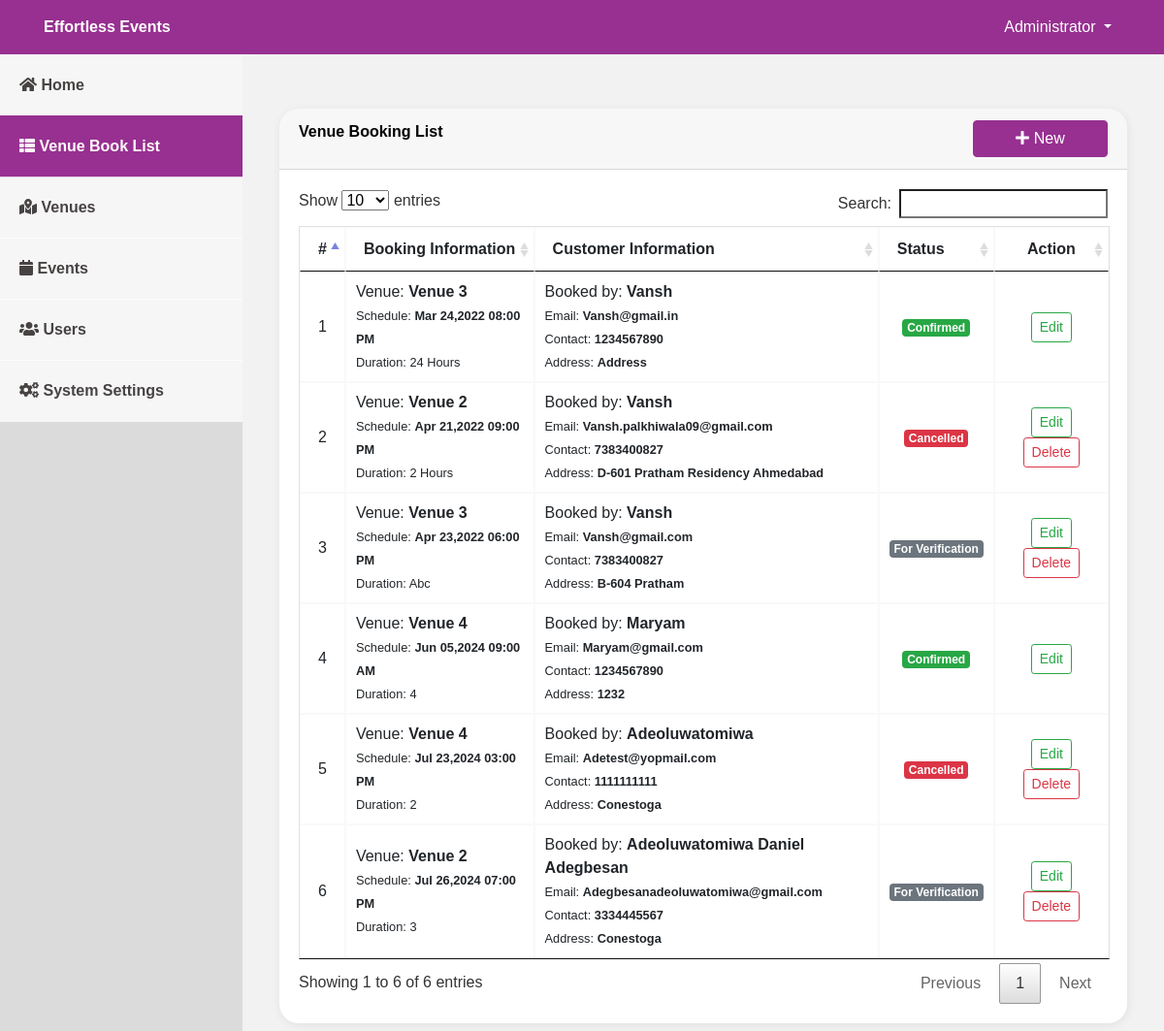
Page /admin/index.php?page=booking (signed in) on the earlier database version.
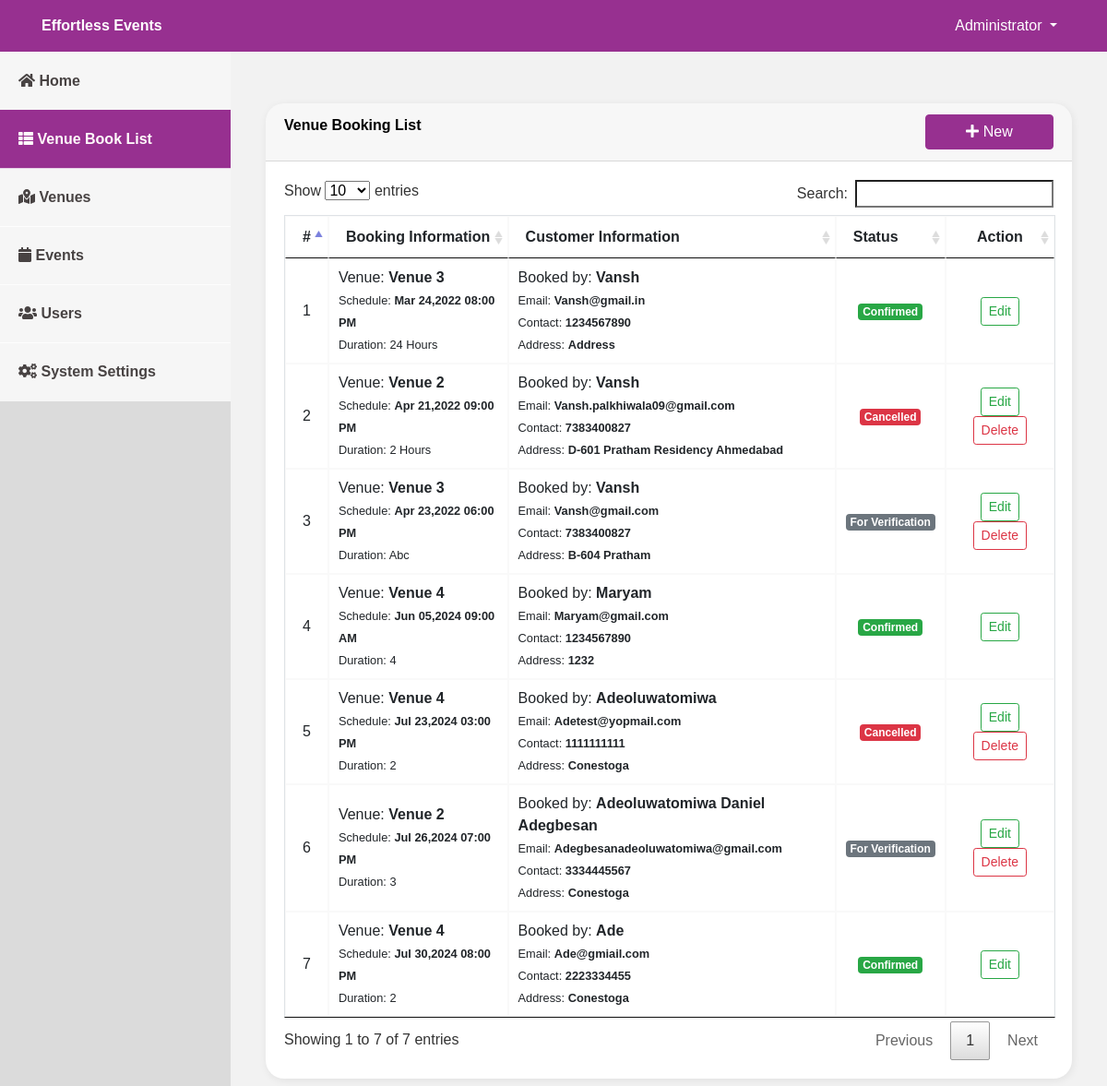
Same page on the later database version.
### tables this page shows
CREATE TABLE `venue_booking` (
  `id` int(30) NOT NULL,
  `name` text NOT NULL,
  `address` text NOT NULL,
  `email` varchar(100) NOT NULL,
  `contact` varchar(100) NOT NULL,
  `venue_id` int(30) NOT NULL,
  `duration` varchar(100) NOT NULL,
  `datetime` datetime NOT NULL,
  `status` tinyint(1) NOT NULL DEFAULT 0 COMMENT '0-for verification,1=confirmed,2=canceled'
);

CREATE TABLE `venue` (
  `id` int(30) NOT NULL,
  `venue` text NOT NULL,
  `address` text NOT NULL,
  `description` text NOT NULL,
  `rate` float NOT NULL
);

### admin/booking.php (the view, shortened to what this page needs)
<?php include('db_connect.php');?>
<div class="container-fluid">
	<div class="col-lg-12">
		<div class="row">
			<div class="col-md-12">
				<div class="card">
					<div class="card-header">
						<b>Venue Booking List</b>
						<span class="">
							<button class="btn btn-theme btn-block btn-md col-sm-2 float-right" type="button" id="new_book">
					<i class="fa fa-plus"></i> New</button>
				</span>
					</div>
					<div class="card-body">
						<table class="table table-bordered table-condensed table-hover">
							<thead>
								<tr>
									<th class="text-center">#</th>
									<th class="">Booking Information</th>
									<th class="">Customer Information</th>
									<th class="">Status</th>
									<th class="text-center">Action</th>
								</tr>
							</thead>
							<tbody>
								<?php
								$i = 1;
								$booking = $conn->query("SELECT b.*,v.venue from venue_booking b inner join venue v on v.id = b.venue_id");
								while($row=$booking->fetch_assoc()):
								?>
								<tr>
									<td class="text-center"><?php echo $i++ ?></td>
									<td class="">
										 <p>Venue: <b><?php echo ucwords($row['venue']) ?></b></p>
										 <p><small>Schedule: <b><?php echo date("M d,Y h:i A",strtotime($row['datetime'])) ?></b></small></p>
										 <p><small>Duration: <?php echo ucwords($row['duration']) ?></small></p>
									</td>
									<td class="">
										 <p>Booked by: <b><?php echo  ucwords($row['name']) ?></b></p>
										 <p><small>Email: <b><?php echo  ucwords($row['email']) ?></b></small></p>
										 <p><small>Contact: <b><?php echo  ucwords($row['contact']) ?></b></small></p>
										 <p><small>Address: <b><?php echo  ucwords($row['address']) ?></b></small></p>
									</td>
									<td class="text-center">
										 <?php if($row['status'] == 0): ?>
										 	<span class="badge badge-secondary">For Verification</span>
										 <?php elseif($row['status'] == 1): ?>
										 	<span class="badge badge-success">Confirmed</span>
										<?php elseif($row['status'] == 2): ?>
										 	<span class="badge badge-danger">Cancelled</span>
										 <?php endif; ?>
									</td>
									<td class="text-center">
										<button class="btn btn-sm btn-outline-success edit_book" type="button" data-id="<?php echo $row['id'] ?>" >Edit</button>
										<?php if(in_array($row['status'],array(0,2))): ?>
										<button class="btn btn-sm btn-outline-danger delete_book" type="button" data-id="<?php echo $row['id'] ?>">Delete</button>
										 <?php endif; ?>
									</td>
								</tr>
								<?php endwhile; ?>
							</tbody>
						</table>
					</div>
				</div>
			</div>
		</div>
	</div>
</div>

### admin/index.php (shortened to what this page needs)
<!DOCTYPE html>
<html lang="en">
<head>
    <?php
 include('./header.php');
 ?>
</head>
<body>
    <?php include 'topbar.php' ?>
    <?php include 'navbar.php' ?>
    <main id="view-panel">
        <?php $page = isset($_GET['page']) ? $_GET['page'] :'home'; ?>
        <?php include $page.'.php' ?>
    </main>
</body>
</html>

### admin/header.php (shortened to what this page needs)
  <link rel="stylesheet" href="assets/font-awesome/css/all.min.css">
<link href="assets/vendor/bootstrap/css/bootstrap.min.css" rel="stylesheet">
<link href="assets/vendor/icofont/icofont.min.css" rel="stylesheet">
<link href="assets/vendor/boxicons/css/boxicons.min.css" rel="stylesheet">
<link href="assets/vendor/venobox/venobox.css" rel="stylesheet">
<link href="assets/vendor/animate.css/animate.min.css" rel="stylesheet">
<link href="assets/vendor/remixicon/remixicon.css" rel="stylesheet">
<link href="assets/vendor/owl.carousel/assets/owl.carousel.min.css" rel="stylesheet">
<link href="assets/vendor/bootstrap-datepicker/css/bootstrap-datepicker.min.css" rel="stylesheet">
<link href="assets/DataTables/datatables.min.css" rel="stylesheet">
<link href="assets/css/jquery.datetimepicker.min.css" rel="stylesheet">
<link href="assets/css/select2.min.css" rel="stylesheet">
<link href="assets/css/style.css" rel="stylesheet">
<link type="text/css" rel="stylesheet" href="assets/css/jquery-te-1.4.0.css">

### admin/topbar.php (shortened to what this page needs)
<nav class="navbar navbar-light fixed-top bg-theme" style="padding:0;min-height: 3.5rem">
    <div class="container-fluid mt-2 mb-2">
        <div class="col-lg-12">
            <div class="col-md-4 float-left text-white">
                <large><b><?php echo isset($_SESSION['system']['name']) ? $_SESSION['system']['name'] : '' ?></b>
                </large>
            </div>
            <div class="float-right">
                <div class=" dropdown mr-4">
                    <a href="#" class="text-white dropdown-toggle" id="account_settings" data-toggle="dropdown"
                        aria-haspopup="true" aria-expanded="false"><?php echo $_SESSION['login_name'] ?> </a>
                </div>
            </div>
        </div>
</nav>

### admin/navbar.php (shortened to what this page needs)
<nav id="sidebar" class='mx-lt-5'>
    <div class="sidebar-list">
        <a href="index.php?page=home" class="nav-item nav-home"><span class='icon-field'><i
                    class="fa fa-home"></i></span> Home</a>
        <a href="index.php?page=booking" class="nav-item nav-booking"><span class='icon-field'><i
                    class="fa fa-th-list"></i></span> Venue Book List</a>
        <a href="index.php?page=venue" class="nav-item nav-venue"><span class='icon-field'><i
                    class="fa fa-map-marked-alt"></i></span> Venues</a>
        <a href="index.php?page=events" class="nav-item nav-events"><span class='icon-field'><i
                    class="fa fa-calendar"></i></span> Events</a>
        </div>
        <?php if($_SESSION['login_type'] == 1): ?>
        <a href="index.php?page=users" class="nav-item nav-users"><span class='icon-field'><i
                    class="fa fa-users"></i></span> Users</a>
        <a href="index.php?page=site_settings" class="nav-item nav-site_settings"><span class='icon-field'><i
                    class="fa fa-cogs"></i></span> System Settings</a>
        <?php endif; ?>
</nav>

### admin/assets/css/style.css (style rules this page uses)
body { font-family: "Montserrat", sans-serif; color: #000; width: 100%; height: calc(100%); }
a { color: #1977cc; }
nav#sidebar { height: calc(100%); position: fixed; z-index: 99; left: 0; width: 250px; background-repeat: no-repeat; background-size: cover;background-color: #dbdbdb; }
a.nav-item { position: relative; display: block; padding: 20px; margin-bottom: -1px; background-color: #ffffffc4; color: #484343; font-weight: 600; }
a.nav-item:hover, .nav-item.active { background-color: #973090; color: #fffafa; }
main#view-panel { margin-left: 250px; width:calc(100% - 250px); margin-top: 3.5rem; padding: .5em }
.card { box-shadow: 1px 2px 10px #00000012;border: none;border-radius: 20px; }
.card-header:first-child { border-radius: 20px 20px 0 0; }
.btn-theme { background-color: #973090;border-color: #973090;color: #fff; }
.bg-theme { background-color: #973090 !important; }
.table-bordered td, .table-bordered th { border: 1px solid #f9f9f9; }

### admin/index.php (style rules this page uses)
body { background: #f2f2f2; }

### admin/booking.php (style rules this page uses)
td { vertical-align: middle !important; }
td p { margin: unset }

Differences in the rows shown:
added venue_booking: venue.venue "Venue 4", datetime "Jul 30,2024 08:00 PM", duration "2", name "Ade", email "Ade@gmiail.com", contact "2223334455", address "Conestoga", status "Confirmed"
Other differences:
text written by a page script: "Show entries Search: Showing 1 to 6 of 6 entries Previous 1 Next" → "Show entries Search: Showing 1 to 7 of 7 entries Previous 1 Next"
